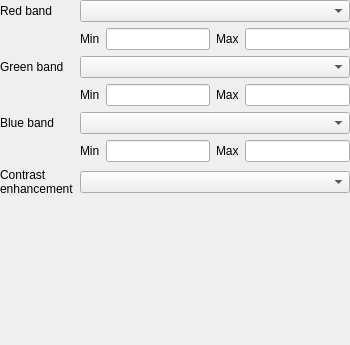
<?xml version="1.0" encoding="UTF-8"?>
<ui version="4.0">
 <class>QgsPointCloudRgbRendererWidgetBase</class>
 <widget class="QWidget" name="QgsPointCloudRgbRendererWidgetBase">
  <property name="geometry">
   <rect>
    <x>0</x>
    <y>0</y>
    <width>350</width>
    <height>345</height>
   </rect>
  </property>
  <property name="windowTitle">
   <string notr="true">Form</string>
  </property>
  <layout class="QVBoxLayout" name="verticalLayout">
   <property name="leftMargin">
    <number>0</number>
   </property>
   <property name="topMargin">
    <number>0</number>
   </property>
   <property name="rightMargin">
    <number>0</number>
   </property>
   <property name="bottomMargin">
    <number>0</number>
   </property>
   <item>
    <layout class="QGridLayout" name="gridLayout">
     <item row="6" column="0">
      <widget class="QLabel" name="mContrastEnhancementAlgorithmLabel">
       <property name="text">
        <string>Contrast
enhancement</string>
       </property>
      </widget>
     </item>
     <item row="0" column="0">
      <widget class="QLabel" name="mRedBandLabel">
       <property name="text">
        <string>Red band</string>
       </property>
      </widget>
     </item>
     <item row="6" column="1" colspan="4">
      <widget class="QComboBox" name="mContrastEnhancementAlgorithmComboBox"/>
     </item>
     <item row="1" column="1">
      <widget class="QLabel" name="mRedMinLabel">
       <property name="sizePolicy">
        <sizepolicy hsizetype="Preferred" vsizetype="Preferred">
         <horstretch>0</horstretch>
         <verstretch>0</verstretch>
        </sizepolicy>
       </property>
       <property name="text">
        <string>Min</string>
       </property>
       <property name="alignment">
        <set>Qt::AlignLeading|Qt::AlignLeft|Qt::AlignVCenter</set>
       </property>
      </widget>
     </item>
     <item row="1" column="3">
      <widget class="QLabel" name="mRedMaxLabel">
       <property name="sizePolicy">
        <sizepolicy hsizetype="Preferred" vsizetype="Preferred">
         <horstretch>0</horstretch>
         <verstretch>0</verstretch>
        </sizepolicy>
       </property>
       <property name="text">
        <string>Max</string>
       </property>
       <property name="alignment">
        <set>Qt::AlignLeading|Qt::AlignLeft|Qt::AlignVCenter</set>
       </property>
      </widget>
     </item>
     <item row="1" column="2">
      <widget class="QLineEdit" name="mRedMinLineEdit">
       <property name="maxLength">
        <number>16</number>
       </property>
      </widget>
     </item>
     <item row="0" column="1" colspan="4">
      <widget class="QgsPointCloudAttributeComboBox" name="mRedAttributeComboBox"/>
     </item>
     <item row="5" column="1">
      <widget class="QLabel" name="mBlueMinLabel">
       <property name="sizePolicy">
        <sizepolicy hsizetype="Preferred" vsizetype="Preferred">
         <horstretch>0</horstretch>
         <verstretch>0</verstretch>
        </sizepolicy>
       </property>
       <property name="text">
        <string>Min</string>
       </property>
       <property name="alignment">
        <set>Qt::AlignLeading|Qt::AlignLeft|Qt::AlignVCenter</set>
       </property>
      </widget>
     </item>
     <item row="5" column="3">
      <widget class="QLabel" name="mBlueMaxLabel">
       <property name="sizePolicy">
        <sizepolicy hsizetype="Preferred" vsizetype="Preferred">
         <horstretch>0</horstretch>
         <verstretch>0</verstretch>
        </sizepolicy>
       </property>
       <property name="text">
        <string>Max</string>
       </property>
       <property name="alignment">
        <set>Qt::AlignLeading|Qt::AlignLeft|Qt::AlignVCenter</set>
       </property>
      </widget>
     </item>
     <item row="2" column="1" colspan="4">
      <widget class="QgsPointCloudAttributeComboBox" name="mGreenAttributeComboBox"/>
     </item>
     <item row="3" column="1">
      <widget class="QLabel" name="mGreenMinLabel">
       <property name="sizePolicy">
        <sizepolicy hsizetype="Preferred" vsizetype="Preferred">
         <horstretch>0</horstretch>
         <verstretch>0</verstretch>
        </sizepolicy>
       </property>
       <property name="text">
        <string>Min</string>
       </property>
       <property name="alignment">
        <set>Qt::AlignLeading|Qt::AlignLeft|Qt::AlignVCenter</set>
       </property>
      </widget>
     </item>
     <item row="3" column="3">
      <widget class="QLabel" name="mGreenMaxLabel">
       <property name="sizePolicy">
        <sizepolicy hsizetype="Preferred" vsizetype="Preferred">
         <horstretch>0</horstretch>
         <verstretch>0</verstretch>
        </sizepolicy>
       </property>
       <property name="text">
        <string>Max</string>
       </property>
       <property name="alignment">
        <set>Qt::AlignLeading|Qt::AlignLeft|Qt::AlignVCenter</set>
       </property>
      </widget>
     </item>
     <item row="4" column="1" colspan="4">
      <widget class="QgsPointCloudAttributeComboBox" name="mBlueAttributeComboBox"/>
     </item>
     <item row="1" column="4">
      <widget class="QLineEdit" name="mRedMaxLineEdit">
       <property name="maxLength">
        <number>16</number>
       </property>
      </widget>
     </item>
     <item row="3" column="2">
      <widget class="QLineEdit" name="mGreenMinLineEdit">
       <property name="maxLength">
        <number>16</number>
       </property>
      </widget>
     </item>
     <item row="4" column="0">
      <widget class="QLabel" name="mBlueBandLabel">
       <property name="sizePolicy">
        <sizepolicy hsizetype="Preferred" vsizetype="Preferred">
         <horstretch>0</horstretch>
         <verstretch>0</verstretch>
        </sizepolicy>
       </property>
       <property name="text">
        <string>Blue band</string>
       </property>
       <property name="alignment">
        <set>Qt::AlignLeading|Qt::AlignLeft|Qt::AlignVCenter</set>
       </property>
      </widget>
     </item>
     <item row="5" column="2">
      <widget class="QLineEdit" name="mBlueMinLineEdit">
       <property name="maxLength">
        <number>16</number>
       </property>
      </widget>
     </item>
     <item row="5" column="4">
      <widget class="QLineEdit" name="mBlueMaxLineEdit">
       <property name="maxLength">
        <number>16</number>
       </property>
      </widget>
     </item>
     <item row="2" column="0">
      <widget class="QLabel" name="mGreenBandLabel">
       <property name="sizePolicy">
        <sizepolicy hsizetype="Preferred" vsizetype="Preferred">
         <horstretch>0</horstretch>
         <verstretch>0</verstretch>
        </sizepolicy>
       </property>
       <property name="text">
        <string>Green band</string>
       </property>
       <property name="alignment">
        <set>Qt::AlignLeading|Qt::AlignLeft|Qt::AlignVCenter</set>
       </property>
      </widget>
     </item>
     <item row="3" column="4">
      <widget class="QLineEdit" name="mGreenMaxLineEdit">
       <property name="maxLength">
        <number>16</number>
       </property>
      </widget>
     </item>
    </layout>
   </item>
   <item>
    <spacer name="verticalSpacer">
     <property name="orientation">
      <enum>Qt::Vertical</enum>
     </property>
     <property name="sizeHint" stdset="0">
      <size>
       <width>20</width>
       <height>40</height>
      </size>
     </property>
    </spacer>
   </item>
  </layout>
 </widget>
 <customwidgets>
  <customwidget>
   <class>QgsPointCloudAttributeComboBox</class>
   <extends>QComboBox</extends>
   <header>qgspointcloudattributecombobox.h</header>
  </customwidget>
 </customwidgets>
 <tabstops>
  <tabstop>mRedAttributeComboBox</tabstop>
  <tabstop>mRedMinLineEdit</tabstop>
  <tabstop>mRedMaxLineEdit</tabstop>
  <tabstop>mGreenAttributeComboBox</tabstop>
  <tabstop>mGreenMinLineEdit</tabstop>
  <tabstop>mGreenMaxLineEdit</tabstop>
  <tabstop>mBlueAttributeComboBox</tabstop>
  <tabstop>mBlueMinLineEdit</tabstop>
  <tabstop>mBlueMaxLineEdit</tabstop>
  <tabstop>mContrastEnhancementAlgorithmComboBox</tabstop>
 </tabstops>
 <resources/>
 <connections/>
</ui>
